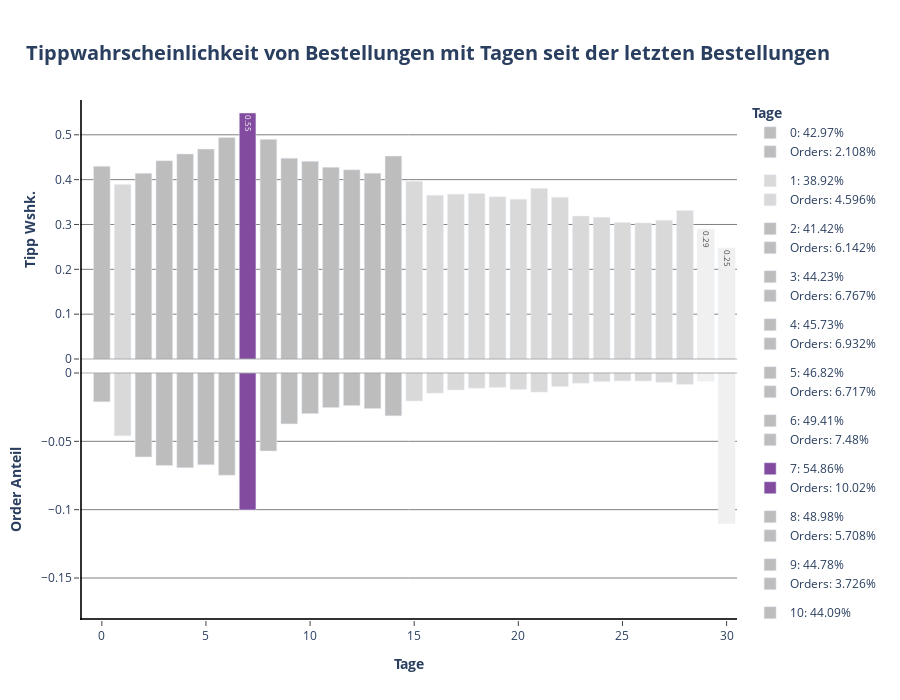

The cell this chart's notebook holds for it:
### Code cell
# Plot P3: Days_since_prior_order
fig1 = make_subplots(cols= 1, rows= 2, shared_xaxes= True, shared_yaxes= False, vertical_spacing= 0)

for days_since_prior_order in df_days_since_prior_order.days_since_prior_order:

 if df_days_since_prior_order[df_days_since_prior_order.days_since_prior_order == days_since_prior_order].tip_norm.values >= 0.5:
  color = px.colors.sequential.Purpor[5]
  text= df_days_since_prior_order.loc[df_days_since_prior_order.days_since_prior_order == days_since_prior_order].tip_norm.values.round(2)

  fig1.add_trace(
   go.Bar(
    x= df_days_since_prior_order.loc[df_days_since_prior_order.days_since_prior_order == days_since_prior_order].days_since_prior_order,
    y= df_days_since_prior_order.loc[df_days_since_prior_order.days_since_prior_order == days_since_prior_order].tip_norm,
    name= f"{int(days_since_prior_order)}: {(df_days_since_prior_order.loc[df_days_since_prior_order.days_since_prior_order == days_since_prior_order].tip_norm.values[0] * 100).round(2)}%",
    showlegend= True,
    marker= dict(color= color),
    width= 0.8,
    text= text,
    base= 0,
    legendgroup= f"{days_since_prior_order}" 
   ),
   col= 1,
   row= 1
  )

  fig1.add_trace(
   go.Bar(
    x= df_days_since_prior_order.loc[df_days_since_prior_order.days_since_prior_order == days_since_prior_order].days_since_prior_order,
    y= df_days_since_prior_order.loc[df_days_since_prior_order.days_since_prior_order == days_since_prior_order].orders_norm,
    name= f"Orders: {(df_days_since_prior_order.loc[df_days_since_prior_order.days_since_prior_order == days_since_prior_order].orders_norm.values[0] * 100).round(3)}%",
    base = -df_days_since_prior_order.loc[df_days_since_prior_order.days_since_prior_order == days_since_prior_order].orders_norm,
    showlegend= True,
    marker= dict(color= color),
    width= 0.8,
    legendgroup= f"{days_since_prior_order}"
   ),
   col= 1,
   row= 2
  )

 elif 0.4 < df_days_since_prior_order.loc[df_days_since_prior_order.days_since_prior_order == days_since_prior_order].tip_norm.values < 0.5:
  color= px.colors.sequential.Greys[3]

  fig1.add_trace(
   go.Bar(
    x= df_days_since_prior_order.loc[df_days_since_prior_order.days_since_prior_order == days_since_prior_order].days_since_prior_order,
    y= df_days_since_prior_order.loc[df_days_since_prior_order.days_since_prior_order == days_since_prior_order].tip_norm,
    name= f"{int(days_since_prior_order)}: {(df_days_since_prior_order.loc[df_days_since_prior_order.days_since_prior_order == days_since_prior_order].tip_norm.values[0] * 100).round(2)}%",
    showlegend= True,
    marker= dict(color= color),
    width= 0.8,
    base= 0,
    legendgroup= f"{days_since_prior_order}"
   ),
   col= 1,
   row= 1
  )

  fig1.add_trace(
   go.Bar(
    x= df_days_since_prior_order.loc[df_days_since_prior_order.days_since_prior_order == days_since_prior_order].days_since_prior_order,
    y= df_days_since_prior_order.loc[df_days_since_prior_order.days_since_prior_order == days_since_prior_order].orders_norm,
    name= f"Orders: {(df_days_since_prior_order.loc[df_days_since_prior_order.days_since_prior_order == days_since_prior_order].orders_norm.values[0] * 100).round(3)}%",
    base = -df_days_since_prior_order.loc[df_days_since_prior_order.days_since_prior_order == days_since_prior_order].orders_norm,
    showlegend= True,
    marker= dict(color= color),
    width= 0.8,
    legendgroup= f"{days_since_prior_order}"
   ),
   col= 1,
   row= 2
  )

 elif 0.3 < df_days_since_prior_order.loc[df_days_since_prior_order.days_since_prior_order == days_since_prior_order].tip_norm.values < 0.4:
  color= px.colors.sequential.Greys[2]

  fig1.add_trace(
   go.Bar(
    x= df_days_since_prior_order.loc[df_days_since_prior_order.days_since_prior_order == days_since_prior_order].days_since_prior_order,
    y= df_days_since_prior_order.loc[df_days_since_prior_order.days_since_prior_order == days_since_prior_order].tip_norm,
    name= f"{int(days_since_prior_order)}: {(df_days_since_prior_order.loc[df_days_since_prior_order.days_since_prior_order == days_since_prior_order].tip_norm.values[0] * 100).round(2)}%",
    showlegend= True,
    marker= dict(color= color),
    width= 0.8,
    base= 0,
    legendgroup= f"{days_since_prior_order}"
   ),
   col= 1,
   row= 1
  )

  fig1.add_trace(
   go.Bar(
    x= df_days_since_prior_order.loc[df_days_since_prior_order.days_since_prior_order == days_since_prior_order].days_since_prior_order,
    y= df_days_since_prior_order.loc[df_days_since_prior_order.days_since_prior_order == days_since_prior_order].orders_norm,
    name= f"Orders: {(df_days_since_prior_order.loc[df_days_since_prior_order.days_since_prior_order == days_since_prior_order].orders_norm.values[0] * 100).round(3)}%",
    base = -df_days_since_prior_order.loc[df_days_since_prior_order.days_since_prior_order == days_since_prior_order].orders_norm,
    showlegend= True,
    marker= dict(color= color),
    width= 0.8,
    legendgroup= f"{days_since_prior_order}"
   ),
   col= 1,
   row= 2
  )

 elif 0.2 < df_days_since_prior_order.loc[df_days_since_prior_order.days_since_prior_order == days_since_prior_order].tip_norm.values < 0.3:
  color= px.colors.sequential.Greys[1]
  text= df_days_since_prior_order.loc[df_days_since_prior_order.days_since_prior_order == days_since_prior_order].tip_norm.values.round(2)

  fig1.add_trace(
   go.Bar(
    x= df_days_since_prior_order.loc[df_days_since_prior_order.days_since_prior_order == days_since_prior_order].days_since_prior_order,
    y= df_days_since_prior_order.loc[df_days_since_prior_order.days_since_prior_order == days_since_prior_order].tip_norm,
    name= f"{int(days_since_prior_order)}: {(df_days_since_prior_order.loc[df_days_since_prior_order.days_since_prior_order == days_since_prior_order].tip_norm.values[0] * 100).round(2)}%",
    showlegend= True,
    marker= dict(color= color),
    width= 0.8,
    text= text,
    base= 0,
    legendgroup= f"{days_since_prior_order}"
   ),
   col= 1,
   row= 1
  )

  fig1.add_trace(
   go.Bar(
    x= df_days_since_prior_order.loc[df_days_since_prior_order.days_since_prior_order == days_since_prior_order].days_since_prior_order,
    y= df_days_since_prior_order.loc[df_days_since_prior_order.days_since_prior_order == days_since_prior_order].orders_norm,
    name= f"Orders: {(df_days_since_prior_order.loc[df_days_since_prior_order.days_since_prior_order == days_since_prior_order].orders_norm.values[0] * 100).round(3)}%",
    base = -df_days_since_prior_order.loc[df_days_since_prior_order.days_since_prior_order == days_since_prior_order].orders_norm,
    showlegend= True,
    marker= dict(color= color),
    width= 0.8,
    legendgroup= f"{days_since_prior_order}"
   ),
   col= 1,
   row= 2
  )


fig1.add_hline(
 y= 0,
 opacity= 0.3,
 line_dash= "solid",
 line_color= "grey",
 col= 1,
 row= 1
)

fig1.add_hline(
 y= 0,
 opacity= 0.3,
 line_dash= "solid",
 line_color= "grey",
 col= 1,
 row= 2
)

fig1.add_vline(
 x= -1,
 opacity= 0.8,
 line_dash= "solid",
 line_color= "black",
 col= 1,
 row= 2
)

fig1.add_vline(
 x= -1,
 opacity= 0.8,
 line_dash= "solid",
 line_color= "black",
 col= 1,
 row= 1
)

fig1.add_hline(
 y= -0.18,
 opacity= 0.8,
 line_dash= "solid",
 line_color= "black",
 col= 1,
 row= 2
)

fig1.update_annotations(opacity= 0.8)
fig1.update_layout(title= dict(text= "<b>Tippwahrscheinlichkeit von Bestellungen mit Tagen seit der letzten Bestellungen</b>", font_size= 20, xanchor= "center", yanchor= "top", y=0.935, x=0.475), legend_title_text = "<b>Tage</b>", height= 700)
fig1.update_xaxes(title_text="<b>Tage</b>", ticks= "outside", col= 1, row= 2)
fig1.update_xaxes(showline= False, col= 1, row= 1)
fig1.update_yaxes(title_text="<b>Tipp Wshk.</b>", ticks= "outside", showgrid= True, gridcolor= "grey", col= 1, row= 1, showline= False)
fig1.update_yaxes(title_text="<b>Order Anteil</b>", ticks= "outside", showgrid= True, gridcolor= "grey", col= 1, row= 2)
fig1.update_layout(plot_bgcolor= "white", xaxis= dict(linecolor= "black"), yaxis= dict(linecolor= "black"))
fig1.show()

### Figure 1 — Plotly figure (JSON) as saved in the notebook; plotly's stock layout.template omitted (floating-point values rounded to 4 significant figures)
{"data": [{"base": 0, "legendgroup": "0.0", "marker": {"color": "rgb(189,189,189)"}, "name": "0: 42.97%", "showlegend": true, "type": "bar", "width": 0.8, "x": [0], "xaxis": "x", "y": [0.4297], "yaxis": "y"}, {"base": [-0.02108], "legendgroup": "0.0", "marker": {"color": "rgb(189,189,189)"}, "name": "Orders: 2.108%", "showlegend": true, "type": "bar", "width": 0.8, "x": [0], "xaxis": "x2", "y": [0.02108], "yaxis": "y2"}, {"base": 0, "legendgroup": "1.0", "marker": {"color": "rgb(217,217,217)"}, "name": "1: 38.92%", "showlegend": true, "type": "bar", "width": 0.8, "x": [1], "xaxis": "x", "y": [0.3892], "yaxis": "y"}, {"base": [-0.04596], "legendgroup": "1.0", "marker": {"color": "rgb(217,217,217)"}, "name": "Orders: 4.596%", "showlegend": true, "type": "bar", "width": 0.8, "x": [1], "xaxis": "x2", "y": [0.04596], "yaxis": "y2"}, {"base": 0, "legendgroup": "2.0", "marker": {"color": "rgb(189,189,189)"}, "name": "2: 41.42%", "showlegend": true, "type": "bar", "width": 0.8, "x": [2], "xaxis": "x", "y": [0.4142], "yaxis": "y"}, {"base": [-0.06142], "legendgroup": "2.0", "marker": {"color": "rgb(189,189,189)"}, "name": "Orders: 6.142%", "showlegend": true, "type": "bar", "width": 0.8, "x": [2], "xaxis": "x2", "y": [0.06142], "yaxis": "y2"}, {"base": 0, "legendgroup": "3.0", "marker": {"color": "rgb(189,189,189)"}, "name": "3: 44.23%", "showlegend": true, "type": "bar", "width": 0.8, "x": [3], "xaxis": "x", "y": [0.4423], "yaxis": "y"}, {"base": [-0.06767], "legendgroup": "3.0", "marker": {"color": "rgb(189,189,189)"}, "name": "Orders: 6.767%", "showlegend": true, "type": "bar", "width": 0.8, "x": [3], "xaxis": "x2", "y": [0.06767], "yaxis": "y2"}, {"base": 0, "legendgroup": "4.0", "marker": {"color": "rgb(189,189,189)"}, "name": "4: 45.73%", "showlegend": true, "type": "bar", "width": 0.8, "x": [4], "xaxis": "x", "y": [0.4573], "yaxis": "y"}, {"base": [-0.06932], "legendgroup": "4.0", "marker": {"color": "rgb(189,189,189)"}, "name": "Orders: 6.932%", "showlegend": true, "type": "bar", "width": 0.8, "x": [4], "xaxis": "x2", "y": [0.06932], "yaxis": "y2"}, {"base": 0, "legendgroup": "5.0", "marker": {"color": "rgb(189,189,189)"}, "name": "5: 46.82%", "showlegend": true, "type": "bar", "width": 0.8, "x": [5], "xaxis": "x", "y": [0.4682], "yaxis": "y"}, {"base": [-0.06717], "legendgroup": "5.0", "marker": {"color": "rgb(189,189,189)"}, "name": "Orders: 6.717%", "showlegend": true, "type": "bar", "width": 0.8, "x": [5], "xaxis": "x2", "y": [0.06717], "yaxis": "y2"}, {"base": 0, "legendgroup": "6.0", "marker": {"color": "rgb(189,189,189)"}, "name": "6: 49.41%", "showlegend": true, "type": "bar", "width": 0.8, "x": [6], "xaxis": "x", "y": [0.4941], "yaxis": "y"}, {"base": [-0.0748], "legendgroup": "6.0", "marker": {"color": "rgb(189,189,189)"}, "name": "Orders: 7.48%", "showlegend": true, "type": "bar", "width": 0.8, "x": [6], "xaxis": "x2", "y": [0.0748], "yaxis": "y2"}, {"base": 0, "legendgroup": "7.0", "marker": {"color": "rgb(131, 75, 160)"}, "name": "7: 54.86%", "showlegend": true, "text": [0.55], "type": "bar", "width": 0.8, "x": [7], "xaxis": "x", "y": [0.5486], "yaxis": "y"}, {"base": [-0.1002], "legendgroup": "7.0", "marker": {"color": "rgb(131, 75, 160)"}, "name": "Orders: 10.02%", "showlegend": true, "type": "bar", "width": 0.8, "x": [7], "xaxis": "x2", "y": [0.1002], "yaxis": "y2"}, {"base": 0, "legendgroup": "8.0", "marker": {"color": "rgb(189,189,189)"}, "name": "8: 48.98%", "showlegend": true, "type": "bar", "width": 0.8, "x": [8], "xaxis": "x", "y": [0.4898], "yaxis": "y"}, {"base": [-0.05708], "legendgroup": "8.0", "marker": {"color": "rgb(189,189,189)"}, "name": "Orders: 5.708%", "showlegend": true, "type": "bar", "width": 0.8, "x": [8], "xaxis": "x2", "y": [0.05708], "yaxis": "y2"}, {"base": 0, "legendgroup": "9.0", "marker": {"color": "rgb(189,189,189)"}, "name": "9: 44.78%", "showlegend": true, "type": "bar", "width": 0.8, "x": [9], "xaxis": "x", "y": [0.4478], "yaxis": "y"}, {"base": [-0.03726], "legendgroup": "9.0", "marker": {"color": "rgb(189,189,189)"}, "name": "Orders: 3.726%", "showlegend": true, "type": "bar", "width": 0.8, "x": [9], "xaxis": "x2", "y": [0.03726], "yaxis": "y2"}, {"base": 0, "legendgroup": "10.0", "marker": {"color": "rgb(189,189,189)"}, "name": "10: 44.09%", "showlegend": true, "type": "bar", "width": 0.8, "x": [10], "xaxis": "x", "y": [0.4409], "yaxis": "y"}, {"base": [-0.02973], "legendgroup": "10.0", "marker": {"color": "rgb(189,189,189)"}, "name": "Orders: 2.973%", "showlegend": true, "type": "bar", "width": 0.8, "x": [10], "xaxis": "x2", "y": [0.02973], "yaxis": "y2"}, {"base": 0, "legendgroup": "11.0", "marker": {"color": "rgb(189,189,189)"}, "name": "11: 42.77%", "showlegend": true, "type": "bar", "width": 0.8, "x": [11], "xaxis": "x", "y": [0.4277], "yaxis": "y"}, {"base": [-0.0253], "legendgroup": "11.0", "marker": {"color": "rgb(189,189,189)"}, "name": "Orders: 2.53%", "showlegend": true, "type": "bar", "width": 0.8, "x": [11], "xaxis": "x2", "y": [0.0253], "yaxis": "y2"}, {"base": 0, "legendgroup": "12.0", "marker": {"color": "rgb(189,189,189)"}, "name": "12: 42.21%", "showlegend": true, "type": "bar", "width": 0.8, "x": [12], "xaxis": "x", "y": [0.4221], "yaxis": "y"}, {"base": [-0.02386], "legendgroup": "12.0", "marker": {"color": "rgb(189,189,189)"}, "name": "Orders: 2.386%", "showlegend": true, "type": "bar", "width": 0.8, "x": [12], "xaxis": "x2", "y": [0.02386], "yaxis": "y2"}, {"base": 0, "legendgroup": "13.0", "marker": {"color": "rgb(189,189,189)"}, "name": "13: 41.45%", "showlegend": true, "type": "bar", "width": 0.8, "x": [13], "xaxis": "x", "y": [0.4145], "yaxis": "y"}, {"base": [-0.02604], "legendgroup": "13.0", "marker": {"color": "rgb(189,189,189)"}, "name": "Orders: 2.604%", "showlegend": true, "type": "bar", "width": 0.8, "x": [13], "xaxis": "x2", "y": [0.02604], "yaxis": "y2"}, {"base": 0, "legendgroup": "14.0", "marker": {"color": "rgb(189,189,189)"}, "name": "14: 45.25%", "showlegend": true, "type": "bar", "width": 0.8, "x": [14], "xaxis": "x", "y": [0.4525], "yaxis": "y"}, {"base": [-0.03134], "legendgroup": "14.0", "marker": {"color": "rgb(189,189,189)"}, "name": "Orders: 3.134%", "showlegend": true, "type": "bar", "width": 0.8, "x": [14], "xaxis": "x2", "y": [0.03134], "yaxis": "y2"}, {"base": 0, "legendgroup": "15.0", "marker": {"color": "rgb(217,217,217)"}, "name": "15: 39.66%", "showlegend": true, "type": "bar", "width": 0.8, "x": [15], "xaxis": "x", "y": [0.3966], "yaxis": "y"}, {"base": [-0.02053], "legendgroup": "15.0", "marker": {"color": "rgb(217,217,217)"}, "name": "Orders: 2.053%", "showlegend": true, "type": "bar", "width": 0.8, "x": [15], "xaxis": "x2", "y": [0.02053], "yaxis": "y2"}, {"base": 0, "legendgroup": "16.0", "marker": {"color": "rgb(217,217,217)"}, "name": "16: 36.51%", "showlegend": true, "type": "bar", "width": 0.8, "x": [16], "xaxis": "x", "y": [0.3651], "yaxis": "y"}, {"base": [-0.01475], "legendgroup": "16.0", "marker": {"color": "rgb(217,217,217)"}, "name": "Orders: 1.475%", "showlegend": true, "type": "bar", "width": 0.8, "x": [16], "xaxis": "x2", "y": [0.01475], "yaxis": "y2"}, {"base": 0, "legendgroup": "17.0", "marker": {"color": "rgb(217,217,217)"}, "name": "17: 36.77%", "showlegend": true, "type": "bar", "width": 0.8, "x": [17], "xaxis": "x", "y": [0.3677], "yaxis": "y"}, {"base": [-0.01239], "legendgroup": "17.0", "marker": {"color": "rgb(217,217,217)"}, "name": "Orders: 1.239%", "showlegend": true, "type": "bar", "width": 0.8, "x": [17], "xaxis": "x2", "y": [0.01239], "yaxis": "y2"}, {"base": 0, "legendgroup": "18.0", "marker": {"color": "rgb(217,217,217)"}, "name": "18: 36.91%", "showlegend": true, "type": "bar", "width": 0.8, "x": [18], "xaxis": "x", "y": [0.3691], "yaxis": "y"}, {"base": [-0.01113], "legendgroup": "18.0", "marker": {"color": "rgb(217,217,217)"}, "name": "Orders: 1.113%", "showlegend": true, "type": "bar", "width": 0.8, "x": [18], "xaxis": "x2", "y": [0.01113], "yaxis": "y2"}, {"base": 0, "legendgroup": "19.0", "marker": {"color": "rgb(217,217,217)"}, "name": "19: 36.19%", "showlegend": true, "type": "bar", "width": 0.8, "x": [19], "xaxis": "x", "y": [0.3619], "yaxis": "y"}, {"base": [-0.01055], "legendgroup": "19.0", "marker": {"color": "rgb(217,217,217)"}, "name": "Orders: 1.055%", "showlegend": true, "type": "bar", "width": 0.8, "x": [19], "xaxis": "x2", "y": [0.01055], "yaxis": "y2"}, {"base": 0, "legendgroup": "20.0", "marker": {"color": "rgb(217,217,217)"}, "name": "20: 35.63%", "showlegend": true, "type": "bar", "width": 0.8, "x": [20], "xaxis": "x", "y": [0.3563], "yaxis": "y"}, {"base": [-0.01201], "legendgroup": "20.0", "marker": {"color": "rgb(217,217,217)"}, "name": "Orders: 1.201%", "showlegend": true, "type": "bar", "width": 0.8, "x": [20], "xaxis": "x2", "y": [0.01201], "yaxis": "y2"}, {"base": 0, "legendgroup": "21.0", "marker": {"color": "rgb(217,217,217)"}, "name": "21: 38.01%", "showlegend": true, "type": "bar", "width": 0.8, "x": [21], "xaxis": "x", "y": [0.3801], "yaxis": "y"}, {"base": [-0.01396], "legendgroup": "21.0", "marker": {"color": "rgb(217,217,217)"}, "name": "Orders: 1.396%", "showlegend": true, "type": "bar", "width": 0.8, "x": [21], "xaxis": "x2", "y": [0.01396], "yaxis": "y2"}, {"base": 0, "legendgroup": "22.0", "marker": {"color": "rgb(217,217,217)"}, "name": "22: 36.06%", "showlegend": true, "type": "bar", "width": 0.8, "x": [22], "xaxis": "x", "y": [0.3606], "yaxis": "y"}, {"base": [-0.009889], "legendgroup": "22.0", "marker": {"color": "rgb(217,217,217)"}, "name": "Orders: 0.989%", "showlegend": true, "type": "bar", "width": 0.8, "x": [22], "xaxis": "x2", "y": [0.009889], "yaxis": "y2"}, {"base": 0, "legendgroup": "23.0", "marker": {"color": "rgb(217,217,217)"}, "name": "23: 31.87%", "showlegend": true, "type": "bar", "width": 0.8, "x": [23], "xaxis": "x", "y": [0.3187], "yaxis": "y"}, {"base": [-0.007481], "legendgroup": "23.0", "marker": {"color": "rgb(217,217,217)"}, "name": "Orders: 0.748%", "showlegend": true, "type": "bar", "width": 0.8, "x": [23], "xaxis": "x2", "y": [0.007481], "yaxis": "y2"}, {"base": 0, "legendgroup": "24.0", "marker": {"color": "rgb(217,217,217)"}, "name": "24: 31.62%", "showlegend": true, "type": "bar", "width": 0.8, "x": [24], "xaxis": "x", "y": [0.3162], "yaxis": "y"}, {"base": [-0.00628], "legendgroup": "24.0", "marker": {"color": "rgb(217,217,217)"}, "name": "Orders: 0.628%", "showlegend": true, "type": "bar", "width": 0.8, "x": [24], "xaxis": "x2", "y": [0.00628], "yaxis": "y2"}, {"base": 0, "legendgroup": "25.0", "marker": {"color": "rgb(217,217,217)"}, "name": "25: 30.44%", "showlegend": true, "type": "bar", "width": 0.8, "x": [25], "xaxis": "x", "y": [0.3044], "yaxis": "y"}, {"base": [-0.005785], "legendgroup": "25.0", "marker": {"color": "rgb(217,217,217)"}, "name": "Orders: 0.579%", "showlegend": true, "type": "bar", "width": 0.8, "x": [25], "xaxis": "x2", "y": [0.005785], "yaxis": "y2"}, {"base": 0, "legendgroup": "26.0", "marker": {"color": "rgb(217,217,217)"}, "name": "26: 30.35%", "showlegend": true, "type": "bar", "width": 0.8, "x": [26], "xaxis": "x", "y": [0.3035], "yaxis": "y"}, {"base": [-0.005894], "legendgroup": "26.0", "marker": {"color": "rgb(217,217,217)"}, "name": "Orders: 0.589%", "showlegend": true, "type": "bar", "width": 0.8, "x": [26], "xaxis": "x2", "y": [0.005894], "yaxis": "y2"}, {"base": 0, "legendgroup": "27.0", "marker": {"color": "rgb(217,217,217)"}, "name": "27: 30.92%", "showlegend": true, "type": "bar", "width": 0.8, "x": [27], "xaxis": "x", "y": [0.3092], "yaxis": "y"}, {"base": [-0.006826], "legendgroup": "27.0", "marker": {"color": "rgb(217,217,217)"}, "name": "Orders: 0.683%", "showlegend": true, "type": "bar", "width": 0.8, "x": [27], "xaxis": "x2", "y": [0.006826], "yaxis": "y2"}, {"base": 0, "legendgroup": "28.0", "marker": {"color": "rgb(217,217,217)"}, "name": "28: 33.09%", "showlegend": true, "type": "bar", "width": 0.8, "x": [28], "xaxis": "x", "y": [0.3309], "yaxis": "y"}, {"base": [-0.008308], "legendgroup": "28.0", "marker": {"color": "rgb(217,217,217)"}, "name": "Orders: 0.831%", "showlegend": true, "type": "bar", "width": 0.8, "x": [28], "xaxis": "x2", "y": [0.008308], "yaxis": "y2"}, {"base": 0, "legendgroup": "29.0", "marker": {"color": "rgb(240,240,240)"}, "name": "29: 28.96%", "showlegend": true, "text": [0.29], "type": "bar", "width": 0.8, "x": [29], "xaxis": "x", "y": [0.2896], "yaxis": "y"}, {"base": [-0.005966], "legendgroup": "29.0", "marker": {"color": "rgb(240,240,240)"}, "name": "Orders: 0.597%", "showlegend": true, "type": "bar", "width": 0.8, "x": [29], "xaxis": "x2", "y": [0.005966], "yaxis": "y2"}, {"base": 0, "legendgroup": "30.0", "marker": {"color": "rgb(240,240,240)"}, "name": "30: 24.75%", "showlegend": true, "text": [0.25], "type": "bar", "width": 0.8, "x": [30], "xaxis": "x", "y": [0.2475], "yaxis": "y"}, {"base": [-0.11], "legendgroup": "30.0", "marker": {"color": "rgb(240,240,240)"}, "name": "Orders: 11.003%", "showlegend": true, "type": "bar", "width": 0.8, "x": [30], "xaxis": "x2", "y": [0.11], "yaxis": "y2"}], "layout": {"height": 700, "legend": {"title": {"text": "<b>Tage</b>"}}, "plot_bgcolor": "white", "shapes": [{"line": {"color": "grey", "dash": "solid"}, "opacity": 0.3, "type": "line", "x0": 0, "x1": 1, "xref": "x domain", "y0": 0, "y1": 0, "yref": "y"}, {"line": {"color": "grey", "dash": "solid"}, "opacity": 0.3, "type": "line", "x0": 0, "x1": 1, "xref": "x2 domain", "y0": 0, "y1": 0, "yref": "y2"}, {"line": {"color": "black", "dash": "solid"}, "opacity": 0.8, "type": "line", "x0": -1, "x1": -1, "xref": "x2", "y0": 0, "y1": 1, "yref": "y2 domain"}, {"line": {"color": "black", "dash": "solid"}, "opacity": 0.8, "type": "line", "x0": -1, "x1": -1, "xref": "x", "y0": 0, "y1": 1, "yref": "y domain"}, {"line": {"color": "black", "dash": "solid"}, "opacity": 0.8, "type": "line", "x0": 0, "x1": 1, "xref": "x2 domain", "y0": -0.18, "y1": -0.18, "yref": "y2"}], "title": {"font": {"size": 20}, "text": "<b>Tippwahrscheinlichkeit von Bestellungen mit Tagen seit der letzten Bestellungen</b>", "x": 0.475, "xanchor": "center", "y": 0.935, "yanchor": "top"}, "xaxis": {"anchor": "y", "domain": [0, 1], "linecolor": "black", "matches": "x2", "showline": false, "showticklabels": false}, "xaxis2": {"anchor": "y2", "domain": [0, 1], "ticks": "outside", "title": {"text": "<b>Tage</b>"}}, "yaxis": {"anchor": "x", "domain": [0.5, 1], "gridcolor": "grey", "linecolor": "black", "showgrid": true, "showline": false, "ticks": "outside", "title": {"text": "<b>Tipp Wshk.</b>"}}, "yaxis2": {"anchor": "x2", "domain": [0, 0.5], "gridcolor": "grey", "showgrid": true, "ticks": "outside", "title": {"text": "<b>Order Anteil</b>"}}}}
